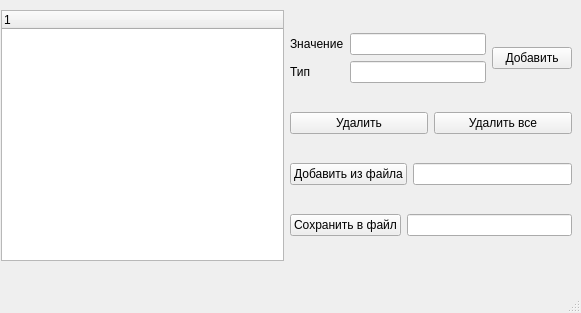
<?xml version="1.0" encoding="UTF-8"?>
<ui version="4.0">
 <class>MainWindow</class>
 <widget class="QMainWindow" name="MainWindow">
  <property name="geometry">
   <rect>
    <x>0</x>
    <y>0</y>
    <width>581</width>
    <height>313</height>
   </rect>
  </property>
  <property name="windowTitle">
   <string>MainWindow</string>
  </property>
  <widget class="QWidget" name="centralwidget">
   <widget class="QWidget" name="">
    <property name="geometry">
     <rect>
      <x>1</x>
      <y>10</y>
      <width>571</width>
      <height>251</height>
     </rect>
    </property>
    <layout class="QHBoxLayout" name="horizontalLayout_6">
     <item>
      <widget class="QTreeWidget" name="treeWidget">
       <column>
        <property name="text">
         <string notr="true">1</string>
        </property>
       </column>
      </widget>
     </item>
     <item>
      <layout class="QVBoxLayout" name="verticalLayout_3">
       <item>
        <layout class="QHBoxLayout" name="horizontalLayout_2">
         <item>
          <layout class="QHBoxLayout" name="horizontalLayout">
           <item>
            <layout class="QVBoxLayout" name="verticalLayout">
             <item>
              <widget class="QLabel" name="label">
               <property name="text">
                <string>Значение</string>
               </property>
              </widget>
             </item>
             <item>
              <widget class="QLabel" name="label_2">
               <property name="text">
                <string>Тип</string>
               </property>
              </widget>
             </item>
            </layout>
           </item>
           <item>
            <layout class="QVBoxLayout" name="verticalLayout_2">
             <item>
              <widget class="QLineEdit" name="lineEdit"/>
             </item>
             <item>
              <widget class="QLineEdit" name="lineEdit_4"/>
             </item>
            </layout>
           </item>
          </layout>
         </item>
         <item>
          <widget class="QPushButton" name="addButton">
           <property name="text">
            <string>Добавить</string>
           </property>
          </widget>
         </item>
        </layout>
       </item>
       <item>
        <layout class="QHBoxLayout" name="horizontalLayout_5">
         <item>
          <widget class="QPushButton" name="deleteButton">
           <property name="text">
            <string>Удалить</string>
           </property>
          </widget>
         </item>
         <item>
          <widget class="QPushButton" name="deleteAllButton">
           <property name="text">
            <string>Удалить все</string>
           </property>
          </widget>
         </item>
        </layout>
       </item>
       <item>
        <layout class="QHBoxLayout" name="horizontalLayout_3">
         <item>
          <widget class="QPushButton" name="addFromFileButton">
           <property name="text">
            <string>Добавить из файла</string>
           </property>
          </widget>
         </item>
         <item>
          <widget class="QLineEdit" name="lineEdit_2"/>
         </item>
        </layout>
       </item>
       <item>
        <layout class="QHBoxLayout" name="horizontalLayout_4">
         <item>
          <widget class="QPushButton" name="saveToFileButton">
           <property name="text">
            <string>Сохранить в файл</string>
           </property>
          </widget>
         </item>
         <item>
          <widget class="QLineEdit" name="lineEdit_3"/>
         </item>
        </layout>
       </item>
      </layout>
     </item>
    </layout>
   </widget>
  </widget>
  <widget class="QMenuBar" name="menubar">
   <property name="geometry">
    <rect>
     <x>0</x>
     <y>0</y>
     <width>581</width>
     <height>21</height>
    </rect>
   </property>
  </widget>
  <widget class="QStatusBar" name="statusbar"/>
 </widget>
 <resources/>
 <connections/>
</ui>
